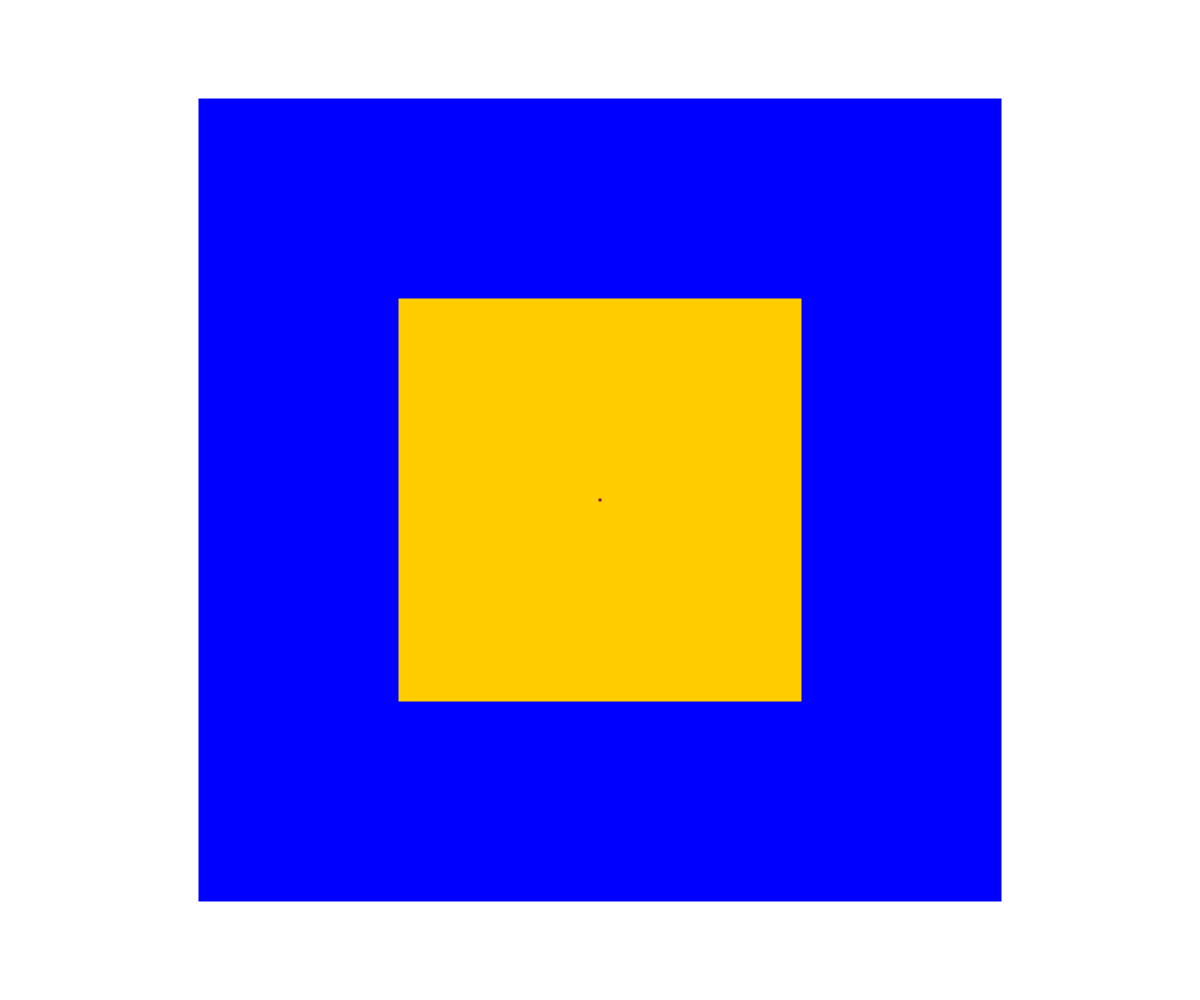
Frame 1 (no input)
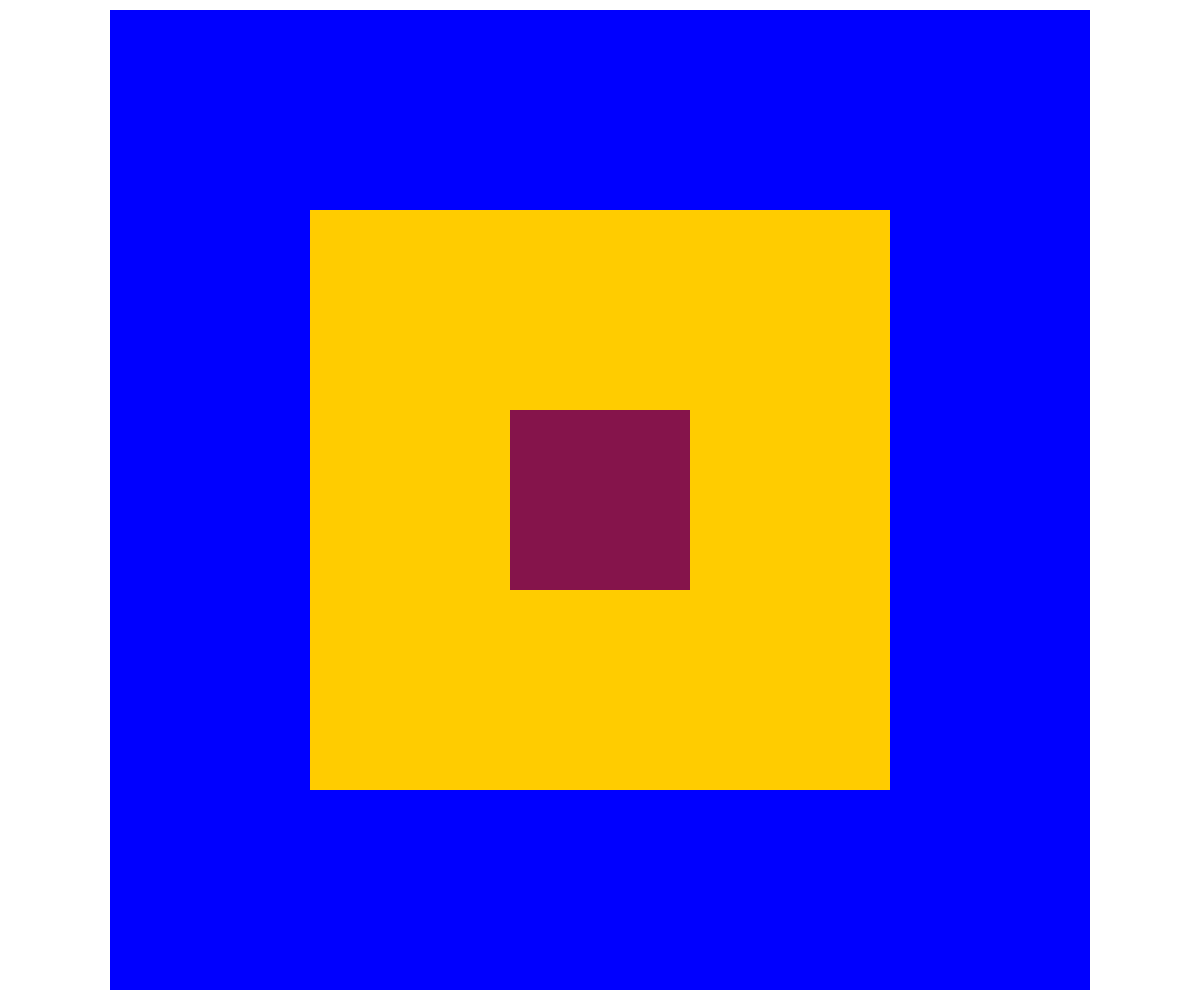
Frame 60 (no input)
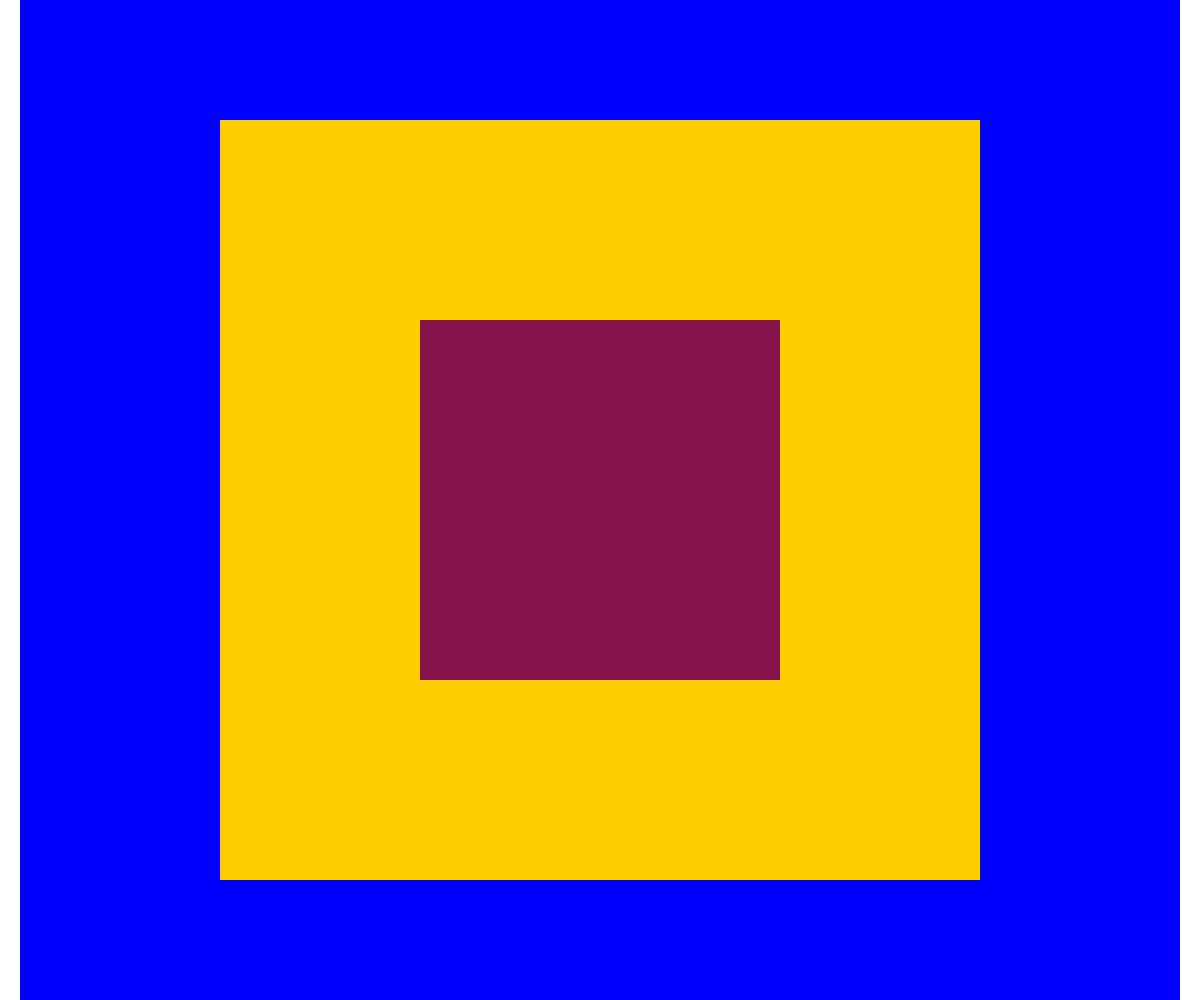
Frame 120 (the mouse pressed at the canvas centre since frame 60)

The p5.js sketch that drew these frames (run headless with seeded random() and noise() and a simulated clock; from frame 60 on, the mouse is pressed at the canvas centre):

// p5.js sketch
// ── sketch.js
let niceColors = [];
let squares = [];

function setup() {
  createCanvas(windowWidth, windowHeight);
  niceColors = [color("#85144b"), color(255, 204, 0), color(0, 0, 255)];
  const howManySquares = 3;
  const maxSize = Math.max(windowWidth, windowHeight);
  squares = Array(howManySquares).fill("placeholder");
  squares = squares.map((el, index) => {
    console.log(index);
    const side = (index * maxSize) / howManySquares;
    const color = niceColors[index];
    return new Square(side, color);
  });
  createDiv("this is some text");
}

function windowResized() {
  resizeCanvas(windowWidth, windowHeight);
}

function draw() {
  squares.sort((a, b) => b.side - a.side); // the smaller should be painted last
  squares.forEach(sq => {
    sq.grow();
    sq.display();
  });
}

class Square {
  constructor(startSide = 0, fillColor = 100) {
    this.side = startSide;
    this.speed = 3;
    this.fillColor = fillColor;
    this.strokeColor = 255;
    console.log(startSide);
  }

  grow() {
    this.side += 1 * this.speed;
    // console.log(this.side);
    if (this.side > Math.max(windowWidth, windowHeight) + 10) {
      this.side = 0;
    }
  }

  display() {
    rectMode(CENTER);
    strokeWeight(4);
    stroke(this.strokeColor);
    noStroke();

    fill(this.fillColor);
    square(windowWidth / 2, windowHeight / 2, this.side);
  }
}
